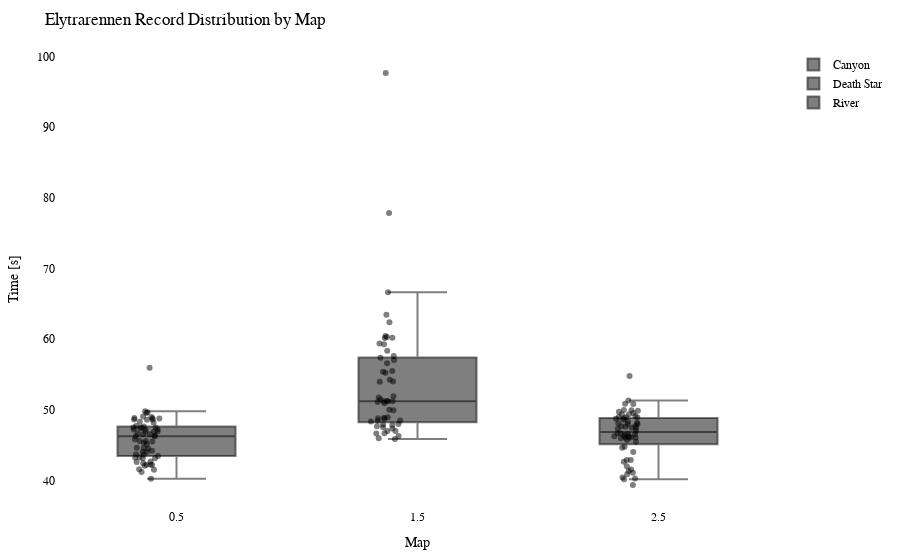

Notebook source saved alongside this figure:
### Code cell
import plotly.graph_objects as go
import plotly.io as pio

df = getRecordsDataframe(minigame="Elytrarennen")

# Calculate the offset for centering the data points
num_columns = len(df.columns)
offset = 0.5

# Create a Swarm plot using Plotly
fig = go.Figure()

for i, column in enumerate(df.columns):
    x_values = [i + offset] * len(df[column])  # Adjust x-values with offset for horizontal centering
    fig.add_trace(go.Box(x=x_values,
                         y=df[column],
                         name=column,
                         boxpoints='all',
                         pointpos=-0.5,  # Adjust point position to prevent overlapping
                         marker=dict(color='rgba(0,0,0,0.5)', size=6),  # Adjust marker color and size
                         hovertext=df.index,
                         hoverinfo='text+y'))

fig.update_layout(title="Elytrarennen Record Distribution by Map",
                  xaxis=dict(title="Map"),
                  yaxis=dict(title="Time [s]"),
                  showlegend=True,
                  font=dict(family="Arial", size=12, color="black"),  # Customize font
                  plot_bgcolor="white",  # Set background color
                  margin=dict(l=50, r=50, t=50, b=50),  # Adjust margins for better layout
                  )

pio.show(fig)

pio.write_html(fig, "out/elytr_swarm_plot.html")

### Figure 1 — Plotly figure (JSON) as saved in the notebook; plotly's stock layout.template omitted (floating-point values rounded to 4 significant figures; data arrays with more than 128 entries replaced by an {"elided": "..."} marker saying what was removed)
{"data": [{"boxpoints": "all", "hoverinfo": "text+y", "hovertext": {"elided": "140 str values"}, "marker": {"color": "rgba(0,0,0,0.5)", "size": 6}, "name": "Canyon", "pointpos": -0.5, "type": "box", "x": {"elided": "140 float values"}, "y": {"elided": "140 float values"}}, {"boxpoints": "all", "hoverinfo": "text+y", "hovertext": {"elided": "140 str values"}, "marker": {"color": "rgba(0,0,0,0.5)", "size": 6}, "name": "Death Star", "pointpos": -0.5, "type": "box", "x": {"elided": "140 float values"}, "y": {"elided": "140 float values"}}, {"boxpoints": "all", "hoverinfo": "text+y", "hovertext": {"elided": "140 str values"}, "marker": {"color": "rgba(0,0,0,0.5)", "size": 6}, "name": "River", "pointpos": -0.5, "type": "box", "x": {"elided": "140 float values"}, "y": {"elided": "140 float values"}}], "layout": {"font": {"color": "black", "family": "Arial", "size": 12}, "margin": {"b": 50, "l": 50, "r": 50, "t": 50}, "plot_bgcolor": "white", "showlegend": true, "title": {"text": "Elytrarennen Record Distribution by Map"}, "xaxis": {"title": {"text": "Map"}}, "yaxis": {"title": {"text": "Time [s]"}}}}
